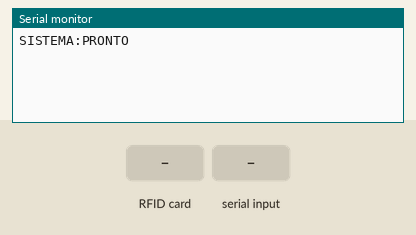
Bench run of a sketch on a simulated Arduino Uno, built with avr-gcc and run on an emulated ATmega328P. Parts: the last lines printed to the serial monitor. Inputs (shaded band) come from the test bench.

Above: at 1.2 s.
1.3 s: RFID card 5E 7A 19 C4 held to the reader
At 2.5 s:
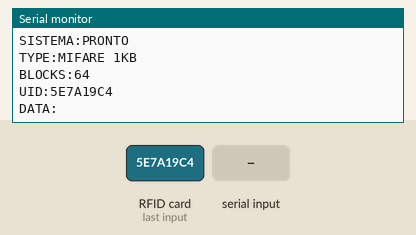
2.8 s: "GRAVAR:\n" received over Serial
At 3.3 s:
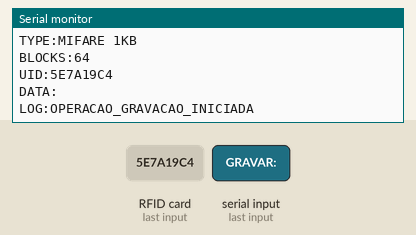
4.3 s: "SCAN\n" received over Serial
At 5.5 s:
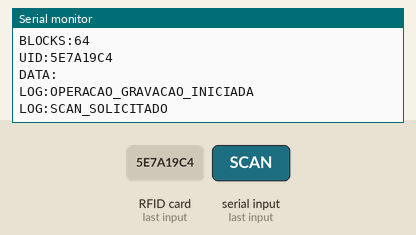
5.8 s: "CANCEL\n" received over Serial
At 7.0 s:
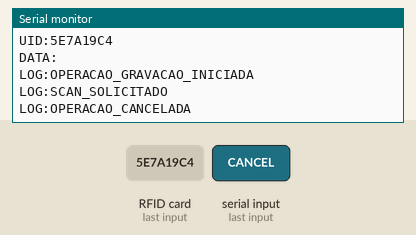

Measured:
- after the input at 1.3 s, the serial monitor: prints a new line at once (image 1)
- after the input at 2.8 s, the serial monitor: prints a new line at once (image 2)
- after the input at 4.3 s, the serial monitor: prints a new line at once (image 3)
- after the input at 5.8 s, the serial monitor: prints a new line at once (image 4)

The sketch:

codigo-arduino.ino
```cpp
#include <SPI.h>
#include <MFRC522.h>

#define RST_PIN 9
#define SS_PIN 10

MFRC522 mfrc522(SS_PIN, RST_PIN);
MFRC522::MIFARE_Key key;

enum Estado {
  ST_IDLE,
  ST_CARD_DETECTED,
  ST_READING_BLOCKS,
  ST_WRITING_BLOCKS,
  ST_SCANNING_FULL,
  ST_FINISHING
};

Estado estadoAtual = ST_IDLE;
String comandoPendente = "";
bool modoGravacao = false;
bool modoScan = false;
String dadosLidosBuffer = "";
byte blocoAtual = 0;
byte blocoMaxScan = 63;
byte setorAutenticado = 255;
const byte BLOCO_INICIAL = 0;
unsigned long lastActionTime = 0;
const int COOLDOWN_MS = 1000;

void setup() {
  Serial.begin(115200);
  SPI.begin();
  mfrc522.PCD_Init();
  for (byte i = 0; i < 6; i++) key.keyByte[i] = 0xFF;
  Serial.println("SISTEMA:PRONTO");
}

bool ehBlocoUtil(byte b) {
  if (b == 0) return false;
  if ((b + 1) % 4 == 0) return false;
  return true;
}

bool prepararBloco(byte bloco) {
  byte setorNecessario = bloco / 4;
  if (setorAutenticado == setorNecessario) return true;

  mfrc522.PCD_StopCrypto1();
  MFRC522::StatusCode status = mfrc522.PCD_Authenticate(MFRC522::PICC_CMD_MF_AUTH_KEY_A, bloco, &key, &(mfrc522.uid));
  if (status == MFRC522::STATUS_OK) {
    setorAutenticado = setorNecessario;
    return true;
  }
  setorAutenticado = 255;
  return false;
}

void loop() {
  if (Serial.available() > 0) {
    String input = Serial.readStringUntil('\n');
    input.trim();
    if (input.startsWith("GRAVAR:")) {
      comandoPendente = input.substring(7);
      modoGravacao = true;
      modoScan = false;
      lastActionTime = 0;
      Serial.println("LOG:OPERACAO_GRAVACAO_INICIADA");
    } else if (input == "SCAN") {
      modoScan = true;
      modoGravacao = false;
      lastActionTime = 0;
      Serial.println("LOG:SCAN_SOLICITADO");
    } else if (input == "CANCEL") {
      modoScan = false;
      modoGravacao = false;
      comandoPendente = "";
      estadoAtual = ST_FINISHING;
      Serial.println("LOG:OPERACAO_CANCELADA");
    }
  }

  switch (estadoAtual) {
    case ST_IDLE:
      if (millis() - lastActionTime > COOLDOWN_MS || modoScan || modoGravacao) {
        bool cartaoEncontrado = false;
        if (mfrc522.PICC_IsNewCardPresent()) cartaoEncontrado = true;
        else if (modoScan || modoGravacao) {
          byte bufferATQA[2];
          byte bufferSize = sizeof(bufferATQA);
          if (mfrc522.PICC_WakeupA(bufferATQA, &bufferSize) == MFRC522::STATUS_OK) cartaoEncontrado = true;
        }
        if (cartaoEncontrado && mfrc522.PICC_ReadCardSerial()) {
           estadoAtual = ST_CARD_DETECTED;
           setorAutenticado = 255;
        }
      }
      break;

    case ST_CARD_DETECTED:
      {
        MFRC522::PICC_Type piccType = mfrc522.PICC_GetType(mfrc522.uid.sak);
        Serial.print("TYPE:"); Serial.println(mfrc522.PICC_GetTypeName(piccType));
        if (piccType == MFRC522::PICC_TYPE_MIFARE_1K) blocoMaxScan = 63;
        else if (piccType == MFRC522::PICC_TYPE_MIFARE_4K) blocoMaxScan = 255;
        else if (piccType == MFRC522::PICC_TYPE_MIFARE_UL) blocoMaxScan = 15;
        else blocoMaxScan = 63;

        Serial.print("BLOCKS:"); Serial.println(blocoMaxScan + 1);
        Serial.print("UID:");
        for (byte i = 0; i < mfrc522.uid.size; i++) {
          Serial.print(mfrc522.uid.uidByte[i] < 0x10 ? "0" : "");
          Serial.print(mfrc522.uid.uidByte[i], HEX);
        }
        Serial.println();
        blocoAtual = BLOCO_INICIAL;
        dadosLidosBuffer = "";
        if (modoGravacao) estadoAtual = ST_WRITING_BLOCKS;
        else if (modoScan) estadoAtual = ST_SCANNING_FULL;
        else estadoAtual = ST_READING_BLOCKS;
      }
      break;

    case ST_SCANNING_FULL:
      if (blocoAtual > blocoMaxScan) {
        Serial.println("SCAN:FIM");
        modoScan = false;
        estadoAtual = ST_FINISHING;
      } else {
        executarScanBloco();
        blocoAtual++;
      }
      break;

    case ST_READING_BLOCKS:
      if (blocoAtual > blocoMaxScan) {
        Serial.print("DATA:"); Serial.println(dadosLidosBuffer);
        estadoAtual = ST_FINISHING;
      } else {
        if (ehBlocoUtil(blocoAtual)) processarLeituraBloco();
        blocoAtual++;
      }
      break;

    case ST_WRITING_BLOCKS:
      {
        int count = 0;
        byte ultimoBlocoTexto = 1;
        for(byte b = 1; b <= blocoMaxScan; b++) {
          if(ehBlocoUtil(b)) {
            count += 16;
            ultimoBlocoTexto = b;
            if(count >= (int)comandoPendente.length()) break;
          }
        }
        byte limiteEscrita = (comandoPendente == "") ? blocoMaxScan : ((ultimoBlocoTexto > 10) ? ultimoBlocoTexto : 10);
        if (limiteEscrita > blocoMaxScan) limiteEscrita = blocoMaxScan;

        if (blocoAtual > limiteEscrita) {
          Serial.println("STATUS:SUCESSO");
          comandoPendente = "";
          modoGravacao = false;
          blocoAtual = BLOCO_INICIAL;
          dadosLidosBuffer = "";
          estadoAtual = ST_READING_BLOCKS;
        } else {
          if (ehBlocoUtil(blocoAtual)) processarEscritaBloco();
          blocoAtual++;
        }
      }
      break;

    case ST_FINISHING:
      mfrc522.PICC_HaltA();
      mfrc522.PCD_StopCrypto1();
      lastActionTime = millis();
      estadoAtual = ST_IDLE;
      blocoAtual = 0;
      setorAutenticado = 255;
      break;
  }
}

void executarScanBloco() {
  if (!prepararBloco(blocoAtual)) return;
  byte buffer[18]; byte size = sizeof(buffer);
  if (mfrc522.MIFARE_Read(blocoAtual, buffer, &size) == MFRC522::STATUS_OK) {
    Serial.print("BLOCK:"); Serial.print(blocoAtual); Serial.print(":");
    for (byte i = 0; i < 16; i++) {
      if(buffer[i] < 0x10) Serial.print("0");
      Serial.print(buffer[i], HEX);
    }
    Serial.print("|");
    for (byte i = 0; i < 16; i++) Serial.print((buffer[i] >= 32 && buffer[i] <= 126) ? (char)buffer[i] : '.');
    Serial.println();
  }
}

void processarLeituraBloco() {
  if (!prepararBloco(blocoAtual)) return;
  byte buffer[18]; byte size = sizeof(buffer);
  if (mfrc522.MIFARE_Read(blocoAtual, buffer, &size) == MFRC522::STATUS_OK) {
    for (byte i = 0; i < 16; i++) if (buffer[i] >= 32 && buffer[i] <= 126) dadosLidosBuffer += (char)buffer[i];
  }
}

void processarEscritaBloco() {
  if (!prepararBloco(blocoAtual)) return;
  byte dataBlock[16] = {0};
  int progresso = 0;
  for(int b = 1; b < blocoAtual; b++) if(ehBlocoUtil(b)) progresso += 16;
  if (progresso < (int)comandoPendente.length()) {
    for (byte i = 0; i < 16; i++) {
      if (progresso + i < (int)comandoPendente.length()) dataBlock[i] = (byte)comandoPendente[progresso + i];
    }
  }
  mfrc522.MIFARE_Write(blocoAtual, dataBlock, 16);
}
```
